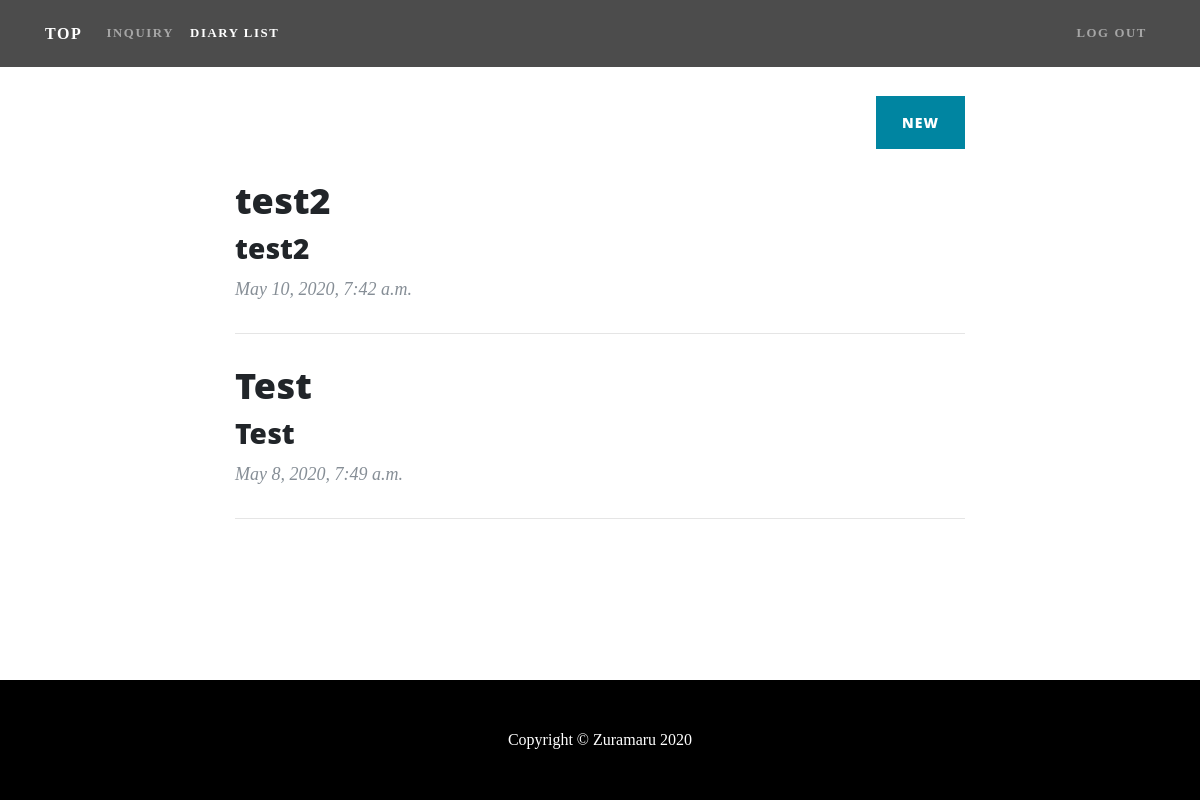
The page /diary_list/ (signed in) on the database its author committed.
### miraizura/models.py (models this page shows, shortened)
class Diary(models.Model):
    user = models.ForeignKey(CustomUser, verbose_name='user', on_delete=models.PROTECT)
    title = models.CharField(verbose_name='title', max_length=40)
    content = models.TextField(verbose_name='content', blank=True, null=True)
    created_at = models.DateTimeField(verbose_name='created date', auto_now_add=True)
    updated_at = models.DateTimeField(verbose_name='updated date', auto_now=True)
    class Meta:
        verbose_name_plural = 'Diary'

### miraizura/views.py (the view)
# urls.py: path('diary_list/', views.DiaryListView.as_view(), name="diary_list"),
class DiaryListView(LoginRequiredMixin, generic.ListView):
    model = Diary
    template_name = 'diary_list.html'
    paginate_by = 5
    def get_queryset(self):
        diaries = Diary.objects.filter(user=self.request.user).order_by('-created_at')
        return diaries

### miraizura/templates/diary_list.html (shortened to what this page needs)
{% extends 'base.html' %}
{% load static %}
{% block active_diary_list %}active{% endblock %}
{% block head %}
<Link href="{% static 'css/clean-blog.min.css' %}" rel="stylesheet">
{% endblock %}
{% block contents %}
<div class="container">
    <div class="row">
        <div class="my-div-style w-100">
            <div class="col-lg-8 col-md-10 mx-auto">
                <div class="clearfix">
                    <a class="btn btn-primary float-right" href="{% url 'miraizura:diary_create' %}">New</a>
                </div>
                {% for miraizura in diary_list %}
                <div class="post-preview">
                    <a href="{% url 'miraizura:diary_detail' miraizura.pk %}">
                        <h2 class="post-title">
                            {{ miraizura.title }}
                        </h2>
                        <h3 class="post-subtitle">
                            {{ miraizura.content|truncatechars:20 }}
                        </h3>
                    </a>
                    <p class="post-meta">{{ miraizura.created_at }}</p>
                </div>
                <hr>
                {% empty %}
                <p>There is no displayable diary.</p>
                {% endfor %}
            </div>
        </div>
    </div>
</div>
{% endblock %}

### miraizura/static/css/mystyle.css (style rules this page uses)
body, #wrapper { display: flex; flex-direction: column; min-height: 100vh; }
.my-div-style { margin-top: 6rem; }

### rows shown on the page
Diary: title "test2", content "test2", created_at "May 10, 2020, 7:42 a.m."
Diary: title "Test", content "Test", created_at "May 8, 2020, 7:49 a.m."
